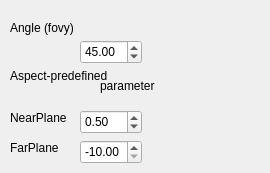
     <widget class="QWidget" name="perspectiva">
      <attribute name="title">
       <string>Perspectiva</string>
      </attribute>
      <widget class="QLabel" name="label_13">
       <property name="geometry">
        <rect>
         <x>10</x>
         <y>20</y>
         <width>101</width>
         <height>16</height>
        </rect>
       </property>
       <property name="text">
        <string>Angle (fovy)</string>
       </property>
      </widget>
      <widget class="QDoubleSpinBox" name="doubleSpinBox_16">
       <property name="geometry">
        <rect>
         <x>80</x>
         <y>40</y>
         <width>62</width>
         <height>24</height>
        </rect>
       </property>
       <property name="value">
        <double>45.000000000000000</double>
       </property>
      </widget>
      <widget class="QLabel" name="label_16">
       <property name="geometry">
        <rect>
         <x>10</x>
         <y>60</y>
         <width>161</width>
         <height>31</height>
        </rect>
       </property>
       <property name="text">
        <string>Aspect-predefined</string>
       </property>
      </widget>
      <widget class="QLabel" name="label_17">
       <property name="geometry">
        <rect>
         <x>100</x>
         <y>70</y>
         <width>161</width>
         <height>31</height>
        </rect>
       </property>
       <property name="text">
        <string>parameter</string>
       </property>
      </widget>
      <widget class="QLabel" name="label_14">
       <property name="geometry">
        <rect>
         <x>10</x>
         <y>110</y>
         <width>81</width>
         <height>16</height>
        </rect>
       </property>
       <property name="text">
        <string>NearPlane</string>
       </property>
      </widget>
      <widget class="QDoubleSpinBox" name="doubleSpinBox_18">
       <property name="geometry">
        <rect>
         <x>80</x>
         <y>140</y>
         <width>62</width>
         <height>24</height>
        </rect>
       </property>
       <property name="minimum">
        <double>-10.000000000000000</double>
       </property>
       <property name="maximum">
        <double>10.000000000000000</double>
       </property>
       <property name="singleStep">
        <double>0.500000000000000</double>
       </property>
       <property name="value">
        <double>-10.000000000000000</double>
       </property>
      </widget>
      <widget class="QDoubleSpinBox" name="doubleSpinBox_17">
       <property name="geometry">
        <rect>
         <x>80</x>
         <y>110</y>
         <width>62</width>
         <height>24</height>
        </rect>
       </property>
       <property name="minimum">
        <double>-20.000000000000000</double>
       </property>
       <property name="maximum">
        <double>20.000000000000000</double>
       </property>
       <property name="singleStep">
        <double>0.500000000000000</double>
       </property>
       <property name="value">
        <double>0.500000000000000</double>
       </property>
      </widget>
      <widget class="QLabel" name="label_15">
       <property name="geometry">
        <rect>
         <x>10</x>
         <y>140</y>
         <width>81</width>
         <height>16</height>
        </rect>
       </property>
       <property name="text">
        <string>FarPlane</string>
       </property>
      </widget>
     </widget>
